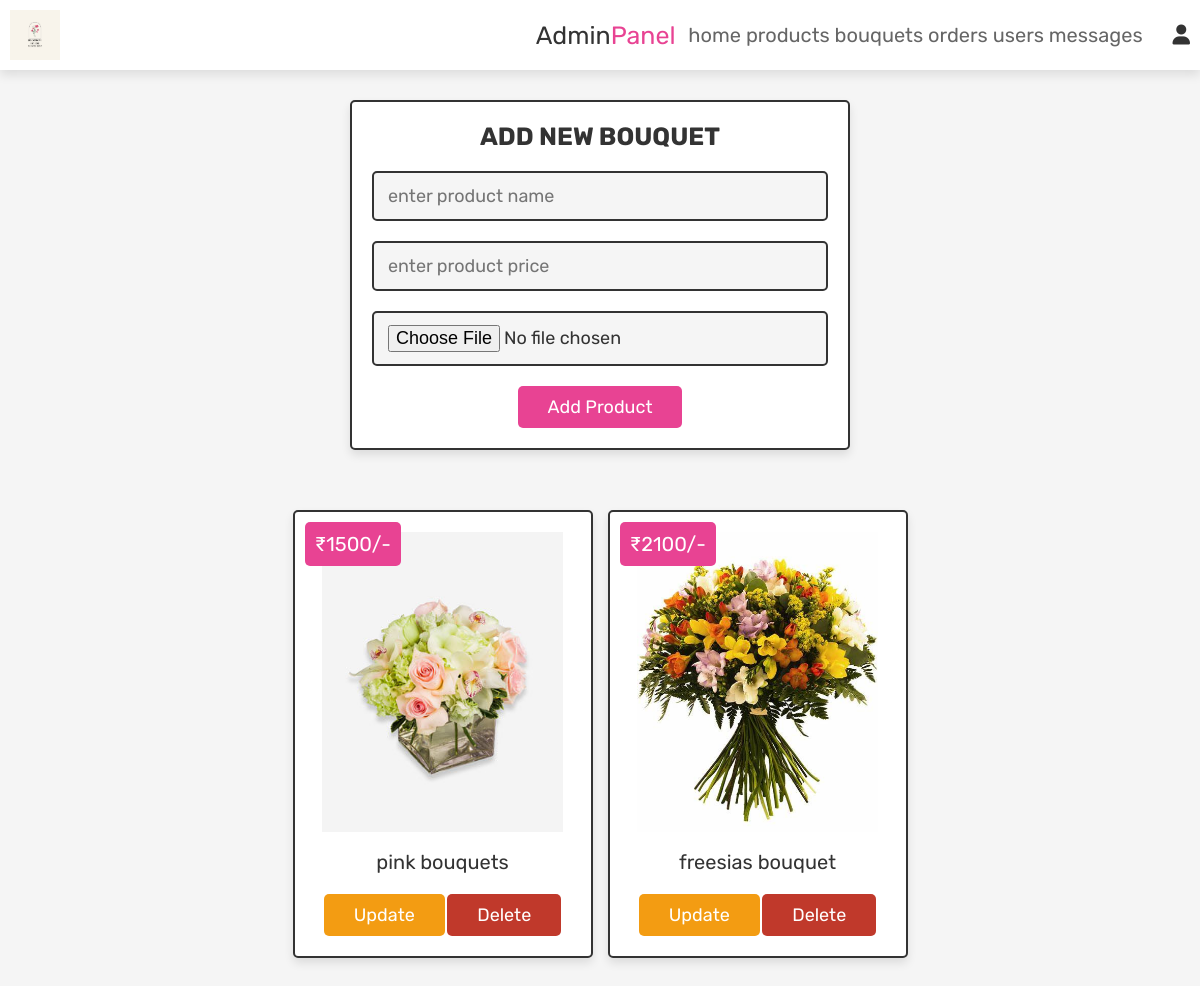
/admin_bouquets.php (signed in), run on the app's committed database.
### tables this page shows
CREATE TABLE `bouquets` (
  `id` int(11) NOT NULL,
  `name` varchar(110) NOT NULL,
  `image` varchar(110) NOT NULL,
  `price` int(110) NOT NULL
);

### admin_bouquets.php (the view, shortened to what this page needs)
<?php
@include 'config.php';
?>
<!DOCTYPE html>
<html lang="en">
<head>
   <link rel="stylesheet" href="https://cdnjs.cloudflare.com/ajax/libs/font-awesome/6.0.0/css/all.min.css">
   <link rel="stylesheet" href="css/admin_style.css">
</head>
<body>
<?php @include 'admin_header.php'; ?>
<section class="add-products">
   <form action="" method="POST" enctype="multipart/form-data">
      <h3>add new bouquet</h3>
      <input type="text" class="box" required placeholder="enter product name" name="name">
      <input type="number" min="0" class="box" required placeholder="enter product price" name="price">
      <input type="file" accept="image/jpg, image/jpeg, image/png" required class="box" name="image">
      <input type="submit" value="add product" name="add_product" class="btn">
   </form>
</section>
<section class="show-products">
   <div class="box-container">
      <?php
         $select_products = mysqli_query($conn, "SELECT * FROM `bouquets`") or die('query failed');
         if(mysqli_num_rows($select_products) > 0){
            while($fetch_products = mysqli_fetch_assoc($select_products)){
      ?>
      <div class="box">
         <div class="price">₹<?php echo $fetch_products['price']; ?>/-</div>
         <img class="image" src="uploaded_img/<?php echo $fetch_products['image']; ?>" alt="">
         <div class="name"><?php echo $fetch_products['name']; ?></div>
         <a href="admin_update_bouquets.php?update=<?php echo $fetch_products['id']; ?>" class="option-btn">update</a>
         <a href="admin_bouquets.php?delete=<?php echo $fetch_products['id']; ?>" class="delete-btn" onclick="return confirm('delete this product?');">delete</a>
      </div>
      <?php
         }
      }else{
         echo '<p class="empty">no bouquets added yet!</p>';
      }
      ?>
   </div>
</section>
</body>
</html>

### css/admin_style.css (style rules this page uses)
:root { --pink:#e84393; --red:#c0392b; --orange:#f39c12; --black:#333; --white:#fff; --light-color:#666; --light-white:#ccc; --light-bg:#f5f5f5; --border:.2rem solid var(--black); --box-shadow:0 .5rem 1rem rgba(0,0,0,.1); }
* { font-family: 'Rubik', sans-serif; margin:0; padding:0; box-sizing: border-box; outline: none; border:none; text-decoration: none; transition:all .2s linear; }
html { font-size: 62.5%; overflow-x: hidden; scroll-behavior: smooth; scroll-padding-top: 6.5rem; }
body { background: var(--light-bg); }
section { padding:3rem 2rem; }
.btn, .delete-btn, .option-btn { display: inline-block; border-radius: .5rem; margin-top: 1rem; font-size: 1.8rem; color:var(--white); cursor: pointer; padding:1rem 3rem; text-transform: capitalize; }
.btn { background-color: var(--pink); }
.delete-btn { background-color: var(--red); }
.option-btn { background-color: var(--orange); }
.add-products form { max-width: 50rem; border-radius: .5rem; background-color: var(--white); border:var(--border); padding:2rem; text-align: center; margin:0 auto; box-shadow: var(--box-shadow); }
.add-products form h3 { font-size: 2.5rem; text-transform: uppercase; color:var(--black); margin-bottom: 1rem; }
.add-products form .box { width: 100%; margin:1rem 0; font-size: 1.8rem; color:var(--black); border-radius: .5rem; background-color: var(--light-bg); padding:1.2rem 1.4rem; border:var(--border); }
.show-products .box-container { display: grid; grid-template-columns: repeat(auto-fit, 30rem); gap:1.5rem; align-items: flex-start; max-width: 1200px; margin: 0 auto; justify-content: center; }
.show-products .box-container .box { text-align: center; padding:2rem; border:var(--border); background-color: var(--white); box-shadow: var(--box-shadow); border-radius: .5rem; position: relative; }
.show-products .box-container .box .image { height: 30rem; margin-bottom: .5rem; }
.show-products .box-container .box .price { background-color: var(--pink); position: absolute; top:1rem; left:1rem; border-radius: .5rem; color:var(--white); padding:1rem; font-size: 2rem; }
.show-products .box-container .box .name { margin:1rem 0; font-size: 2rem; color:var(--black); }

### data on the page
bouquets: price "1500", image (picture), name "pink bouquets"
bouquets: price "2100", image (picture), name "freesias bouquet"
